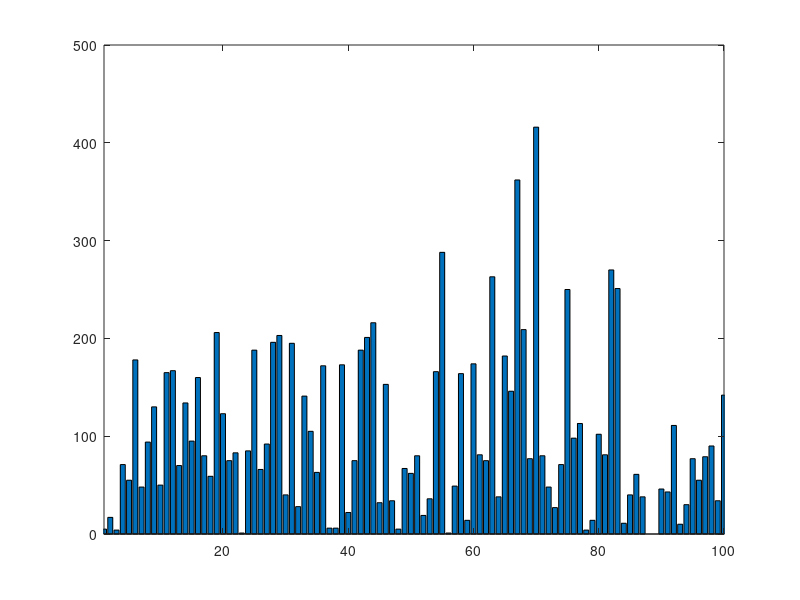
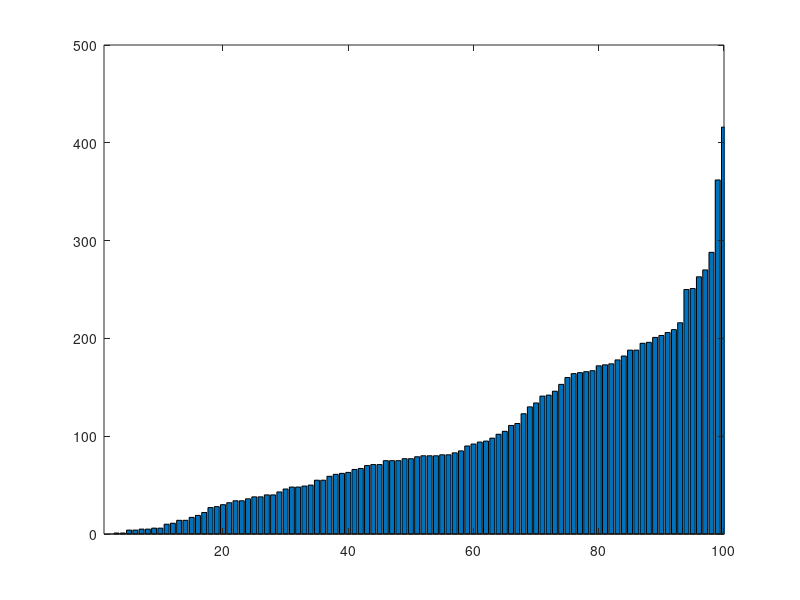
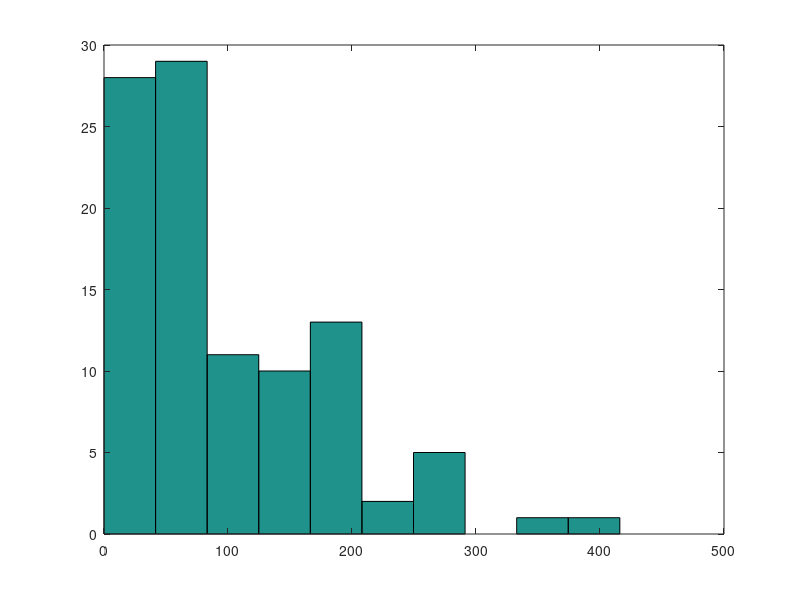

Reproduce these figures in MATLAB, in order.
% Even with fairest rule, the redistribution prcess will induce large gap between the wealthy and poor.

numofpeople = 100; generations = 20000; totalproperty = 100; 
numofeffort = 0; % The number of people who pay more efforts than others

directions = [1:numofpeople,1:numofeffort];
peoples = totalproperty*ones(1,numofpeople);

for generation = 1:generations
    choice = randi(numofpeople+numofeffort,1,numofpeople);
    for i = 1:numofpeople
        if peoples(i) > 0
            peoples(directions(choice(i))) = peoples(directions(choice(i))) + 1;
            peoples(i) = peoples(i) - 1;
        end
    end
end

figure(1);
title('Property and players');
bar(peoples); xlim([1,numofpeople]);

figure(2);
title('Rich and poverty');
bar(sort(peoples)); xlim([1,numofpeople]);

figure(3);
title('Redistribution of property');
hist(peoples); 